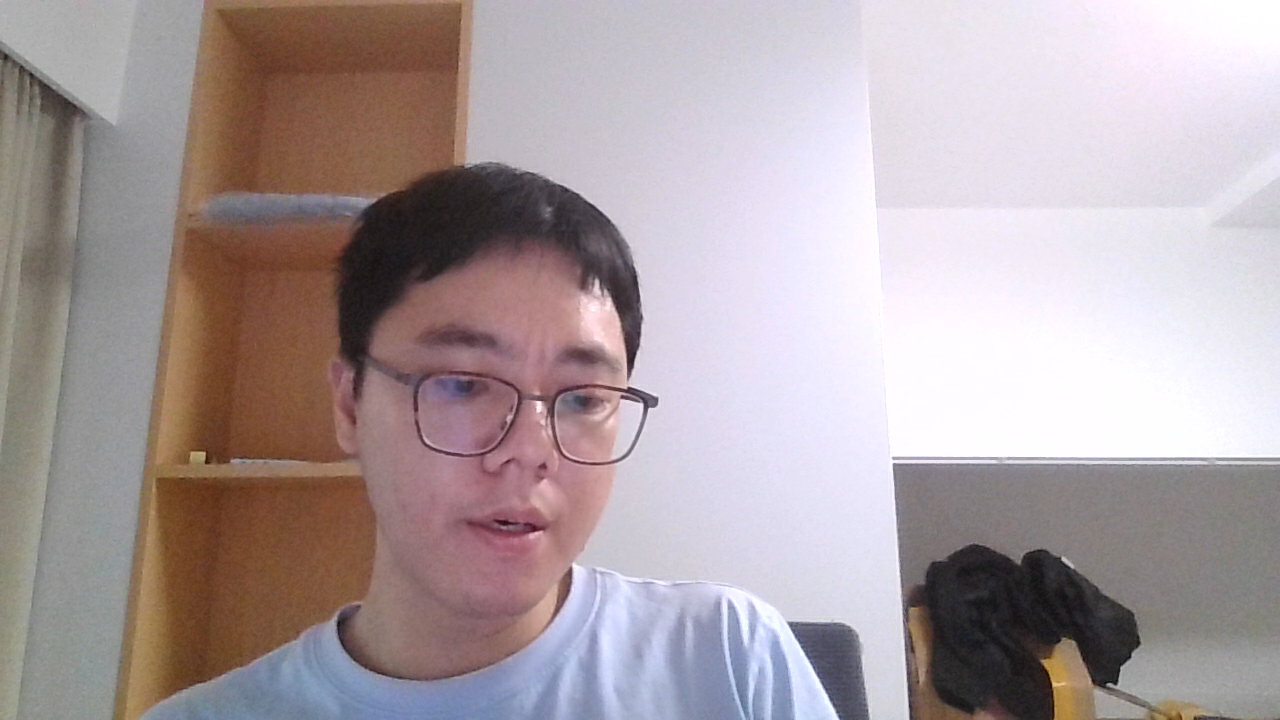
#> input picture 04_验收工具/input_face.png, 1280 x 720 px; its folder holds only this picture in this run
$ python scan_faces.py '../04_验收工具' 5
#> lines starting #> are read from the running program, lines starting #| are printed output that depends on the picture
# -*- coding: utf-8 -*-
"""在真实照片里找出人脸框，供「美白作用范围」测量脚本裁剪用。

为什么需要它：
    美白要验证「是否只作用于人脸」，必须有一张**脸足够大**的素材。
    整幅 3936x2624 的照片里脸只占几个百分点，SDK 的人脸蒙版在那种比例下
    很容易整帧失效，量出来的「全局」结论不可信。
    所以先把脸抠出来、放大到画面里占比可观，再喂给插件。

实现：
    scikit-image 自带一份 OpenCV 格式的 LBP 人脸级联
    (lbpcascade_frontalface_opencv.xml)，skimage.feature.Cascade 能直接读。
    先缩到最长边 1600 检测（快），再把坐标换算回原图。

用法：
    py scan_faces.py [图片目录] [最大张数]
输出（stdout，每行一张）：
    <文件名> <x> <y> <w> <h> <原图宽> <原图高> <脸数>
"""
import os
import sys

import numpy as np
from PIL import Image

DEFAULT_DIR = os.path.expanduser("~") + r"\Pictures"


def _cascade_path():
    import skimage
    d = os.path.join(os.path.dirname(skimage.__file__), "data")
    return os.path.join(d, "lbpcascade_frontalface_opencv.xml")


def detect(path):
    """返回 (原图尺寸, [(x,y,w,h), ...])，坐标在原图尺度。"""
#> called with path = '../04_验收工具/input_face.png'
    try:
        im = Image.open(path).convert("L")
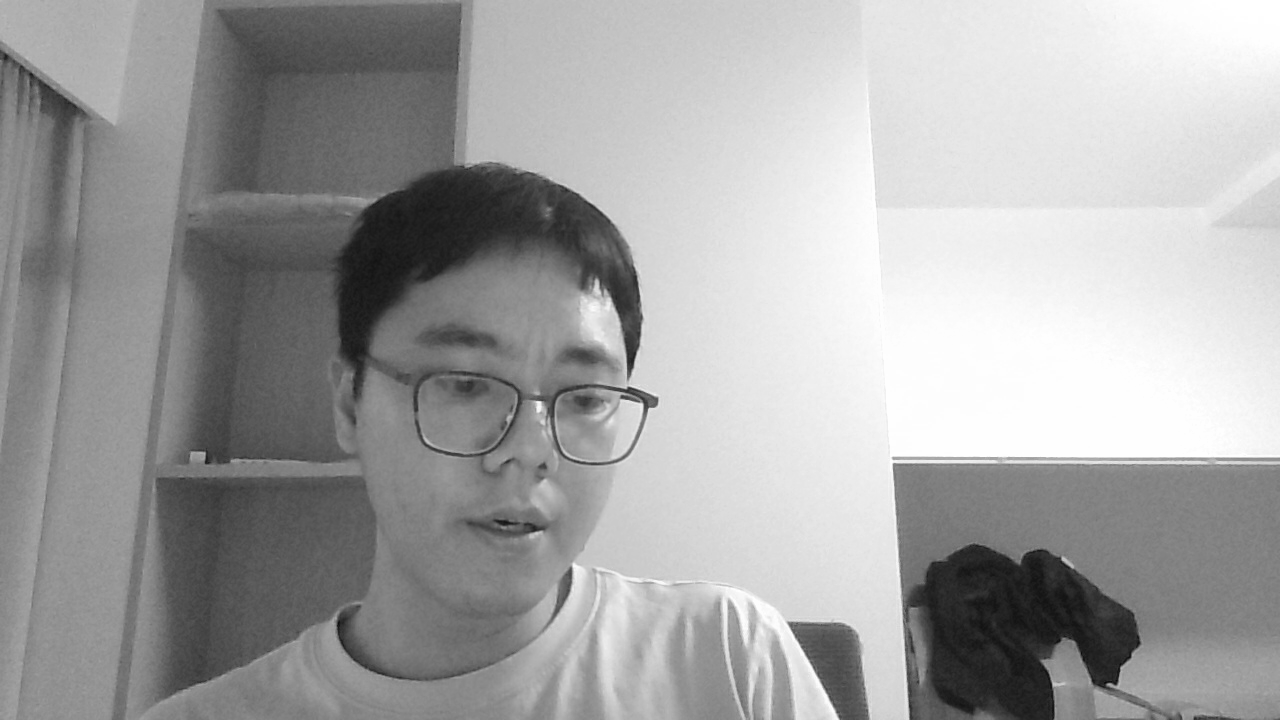
#> im: PIL image 1280x720 L; min 8, max 255, mean 163.2
    except Exception:
        return None, []
    w0, h0 = im.size
#> w0 = 1280; h0 = 720
    scale = 1600.0 / max(w0, h0)
#> scale = 1.25
    if scale < 1.0:
        small = im.resize((max(1, int(w0 * scale)), max(1, int(h0 * scale))),
                          Image.BILINEAR)
    else:
        small = im
    inv = 1.0 / (scale if scale < 1.0 else 1.0)
#> inv = 1
    arr = np.asarray(small, dtype=np.uint8)
    from skimage.feature import Cascade
    cascade = Cascade(_cascade_path())
    # skimage 的级联签名是位置参数：img, scale_factor, step_ratio, min_size,
    # max_size, min_neighbor_number, intersection_score_threshold
#> (the run stopped early here; a loop or call above may not have finished)
